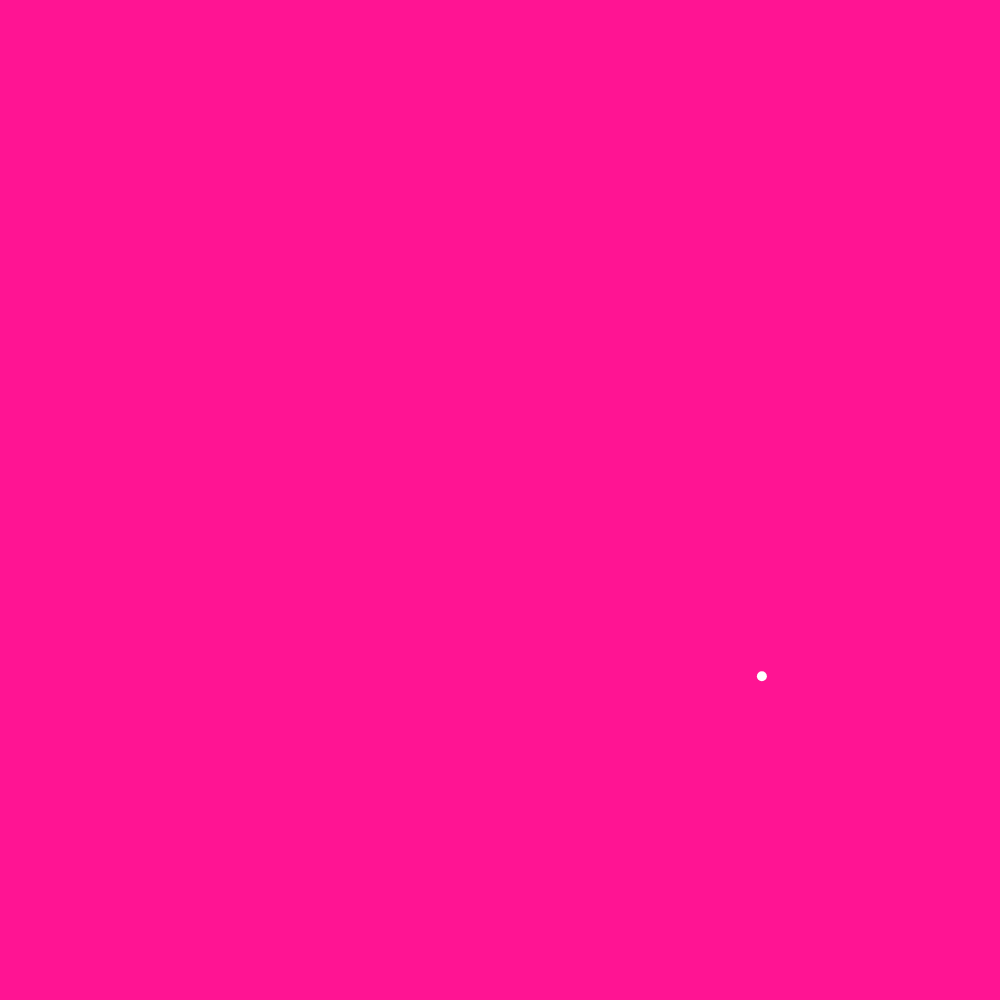
Frame 1 (no input)
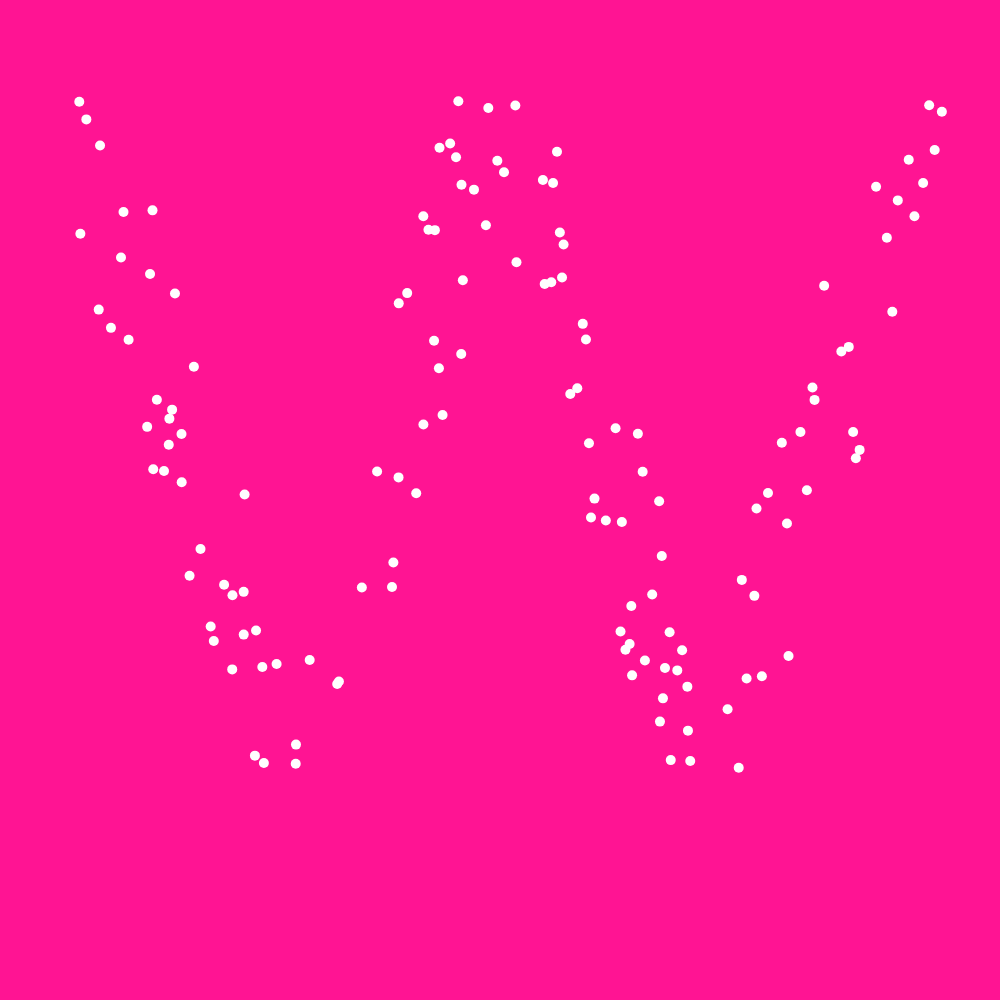
Frame 60 (no input)
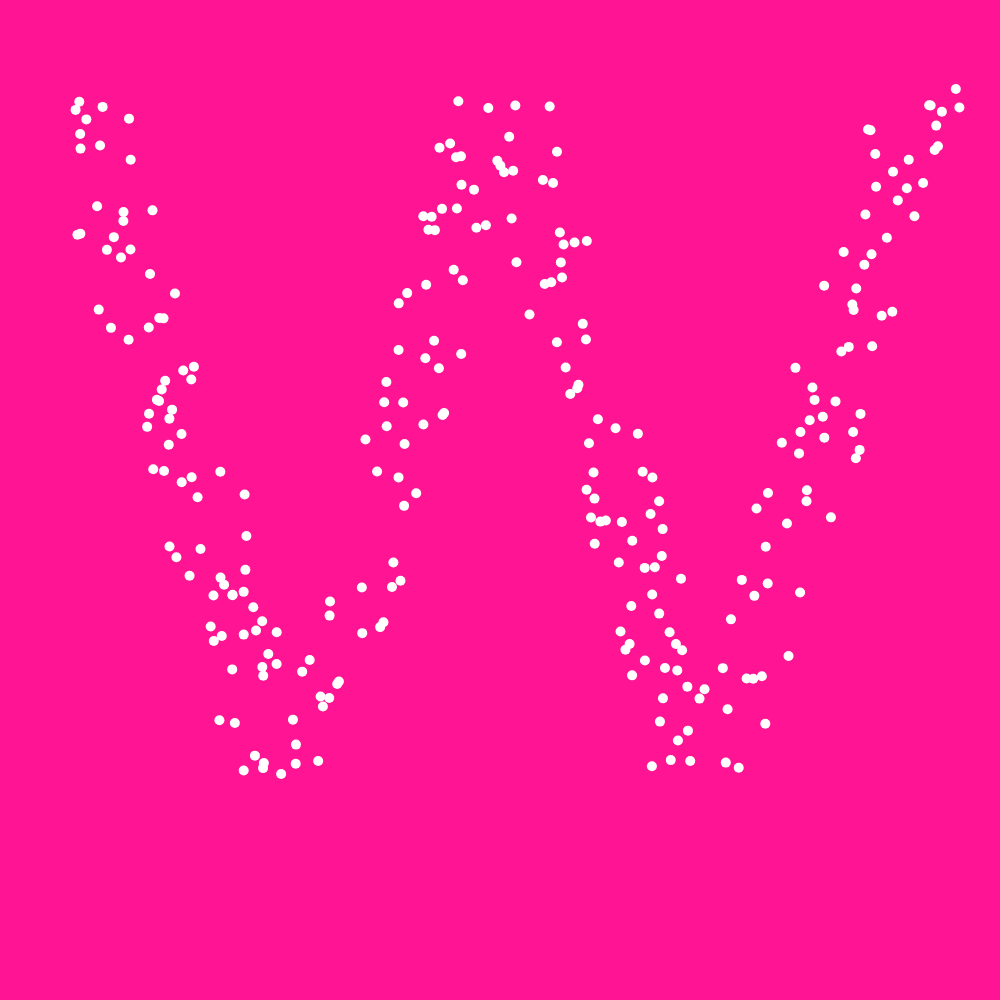
Frame 120 (the mouse pressed at the canvas centre since frame 60)

The p5.js sketch that drew these frames (run headless with seeded random() and noise() and a simulated clock; from frame 60 on, the mouse is pressed at the canvas centre):

// p5.js sketch
// ── sketch.js
// Declare the W shape
let W;

function setup() {
  createCanvas(1000, 1000);
  background(255, 20, 147); // Neon pink background
  noStroke()
  
  // Define the W shape
  W = createGraphics(width, height);
  W.fill(255); // White
  W.textSize(height );
  W.textAlign(CENTER, CENTER);
  W.text('W', width / 2, height / 2);
  //image(W, 0, 0);

  
}

function draw() {
  // blendMode(MULTIPLY)

  for (let i=0;i<10;i++) {
    let rX = random(1000)
    let rY = random(1000)

    if (W.get(rX, rY)[0] === 255) { // Check if the mouse is inside the W
      ellipse(rX,rY,10)
      
    }

  }
  // Draw inside the W using the mouse cursor in neon blue (30, 144, 255)
  if (mouseIsPressed) {
    if (W.get(mouseX, mouseY)[0] === 255) { // Check if the mouse is inside the W
      stroke(30, 144, 255); // Neon blue
      strokeWeight(10);
      line(pmouseX, pmouseY, mouseX, mouseY);
    }
  }

  // Display the W
  
  
}
